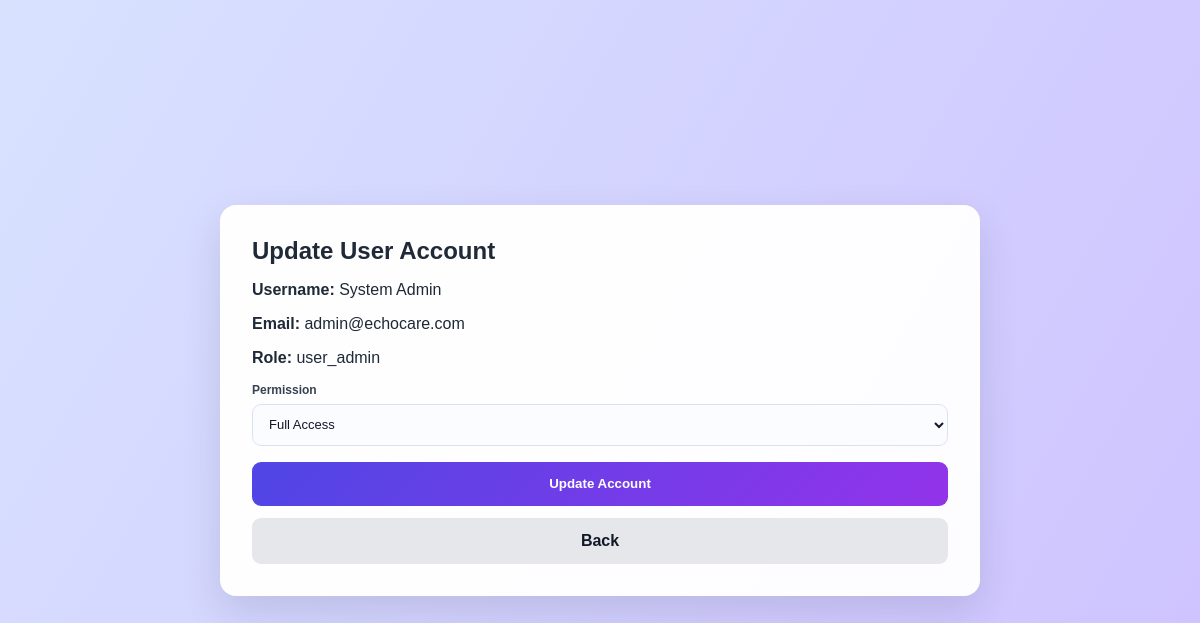
The page /index.php?page=update_user_account&userId=1 (signed in) on the database its author committed.
### tables this page shows
CREATE TABLE managed_user_accounts (
    user_id INT AUTO_INCREMENT PRIMARY KEY,
    username VARCHAR(100) NOT NULL,
    email VARCHAR(150) NOT NULL UNIQUE,
    password_hash VARCHAR(255) DEFAULT 'default_password_hash',
    role ENUM('user_admin', 'donee', 'fundraiser', 'platform_manager') NOT NULL,
    permission VARCHAR(100) DEFAULT 'Basic Access',
    status ENUM('Active', 'Suspended') DEFAULT 'Active',
    created_at DATETIME DEFAULT CURRENT_TIMESTAMP
);

### src/user_management/entity/ManagedUserAccount.php (called while the page is built, shortened)
<?php
require_once __DIR__ . '/../../shared/database/Database.php';
class ManagedUserAccount
{
    private PDO $conn;
    public function __construct()
    {
        $database = new Database();
        $this->conn = $database->connect();
    }
    public function getAccount(int $userId): ?array
    {
        $sql = "SELECT
                    user_id AS userId,
                    username,
                    email,
                    role,
                    permission,
                    status
                FROM managed_user_accounts
                WHERE user_id=:userId";
        $stmt=$this->conn->prepare($sql);
        $stmt->bindParam(
            ':userId',
            $userId,
            PDO::PARAM_INT
        );
        $stmt->execute();
        $account=$stmt->fetch(PDO::FETCH_ASSOC);
        return $account ?: null;
    }
}

### src/shared/database/Database.php (called while the page is built)
<?php
class Database
{
    private string $host = 'localhost';
    private string $database = 'echocare_db';
    private string $username = 'root';
    private string $password = '';
    private ?PDO $conn = null;
    public function connect(): PDO
    {
        if ($this->conn === null) {
            try {
                $this->conn = new PDO(
                    "mysql:host={$this->host};dbname={$this->database};charset=utf8mb4",
                    $this->username,
                    $this->password
                );
                $this->conn->setAttribute(PDO::ATTR_ERRMODE, PDO::ERRMODE_EXCEPTION);
                $this->conn->setAttribute(PDO::ATTR_DEFAULT_FETCH_MODE, PDO::FETCH_ASSOC);
            } catch (PDOException $e) {
                die('Database connection failed: ' . $e->getMessage());
            }
        }
        return $this->conn;
    }
}

### src/user_management/controller/UpdateUserAccountController.php (called while the page is built, shortened)
<?php
require_once __DIR__ . '/../entity/ManagedUserAccount.php';
class UpdateUserAccountController
{
    private ManagedUserAccount $managedUserAccount;
    public function __construct()
    {
        $this->managedUserAccount = new ManagedUserAccount();
    }
    public function getAccount(int $userId): ?array
    {
        return $this->managedUserAccount->getAccount($userId);
    }
}

### src/user_management/boundary/UpdateUserAccountUI.php (the view, shortened to what this page needs)
<?php
require_once __DIR__ . '/../controller/UpdateUserAccountController.php';
$controller = new UpdateUserAccountController();
$userId = (int) ($_GET['userId'] ?? 0);
$account = $controller->getAccount($userId);
?>
<!DOCTYPE html>
<html>
<head>
    <link rel="stylesheet" href="/css/style.css">
</head>
<body>
<div class="page-center">
<section class="dashboard-card">
<h1>Update User Account</h1>
<p><strong>Username:</strong> <?= htmlspecialchars($account['username']) ?></p>
<p><strong>Email:</strong> <?= htmlspecialchars($account['email']) ?></p>
<p><strong>Role:</strong> <?= htmlspecialchars($account['role']) ?></p>
<form method="POST">
    <div class="form-group">
        <label>Permission</label>
        <select name="permission" required>
            <option value="Full Access" <?= $account['permission'] === 'Full Access' ? 'selected' : '' ?>>Full Access</option>
        </select>
    </div>
    <button type="submit" class="btn-primary">Update Account</button>
</form>
<a href="/index.php?page=view_user_accounts" class="secondary-btn">Back</a>
</section>
</div>
</body>
</html>

### public/css/style.css (style rules this page uses)
* { box-sizing: border-box; }
body { margin: 0; font-family: Arial, Helvetica, sans-serif; background: #f7f8ff; color: #1f2937; }
body::before { content: ""; position: fixed; inset: 0; background: radial-gradient(circle at 20% 25%, rgba(220, 230, 255, 0.9), transparent 35%), radial-gradient(circle at 80% 35%, rgba(235, 240, 255, 0.9), transparent 38%), linear-gradient(135deg, #ffffff 0%, #eef3ff 45%, #ffffff 100%); z-index: -2; }
body::after { content: ""; position: fixed; inset: 0; background: linear-gradient(155deg, transparent 20%, rgba(205, 218, 250, 0.45) 38%, transparent 58%), linear-gradient(25deg, transparent 25%, rgba(230, 235, 255, 0.8) 48%, transparent 70%); z-index: -1; }
.page-center { min-height: 100vh; display: flex; align-items: center; justify-content: center; padding: 24px; }
h1 { margin: 0 0 8px; font-size: 24px; }
.form-group { margin-bottom: 16px; }
label { display: block; font-size: 12px; font-weight: 700; margin-bottom: 7px; color: #374151; }
input, select { width: 100%; height: 42px; border: 1px solid #dbe1ef; border-radius: 9px; padding: 0 12px; font-size: 13px; color: #111827; background: #fbfcff; }
.btn-primary { width: 100%; height: 44px; border: none; border-radius: 9px; background: linear-gradient(135deg, #4f46e5, #9333ea); color: white; font-weight: 700; cursor: pointer; }
.dashboard-card { width: 760px; background: rgba(255,255,255,0.96); border-radius: 16px; padding: 32px; box-shadow: 0 16px 40px rgba(15, 23, 42, 0.12); }
.secondary-btn { display: block; width: 100%; text-align: center; padding: 14px; border-radius: 9px; background: #e5e7eb; color: #111827; text-decoration: none; font-weight: 700; margin-top: 12px; }
body { position: relative; overflow-x: hidden; background: #eef3ff; }
body::before { content: ""; position: fixed; inset: 0; z-index: 0; background: linear-gradient( 120deg, #d8e2ff, #cbb7ff, #f3e8ff, #dbeafe ); background-size: 400% 400%; animation: movingGradient 4s ease infinite; }
.page-center, .app-layout { position: relative; z-index: 1; }

### rows shown on the page
managed_user_accounts: username "System Admin", email "admin@echocare.com", role "user_admin", permission "Full Access"
